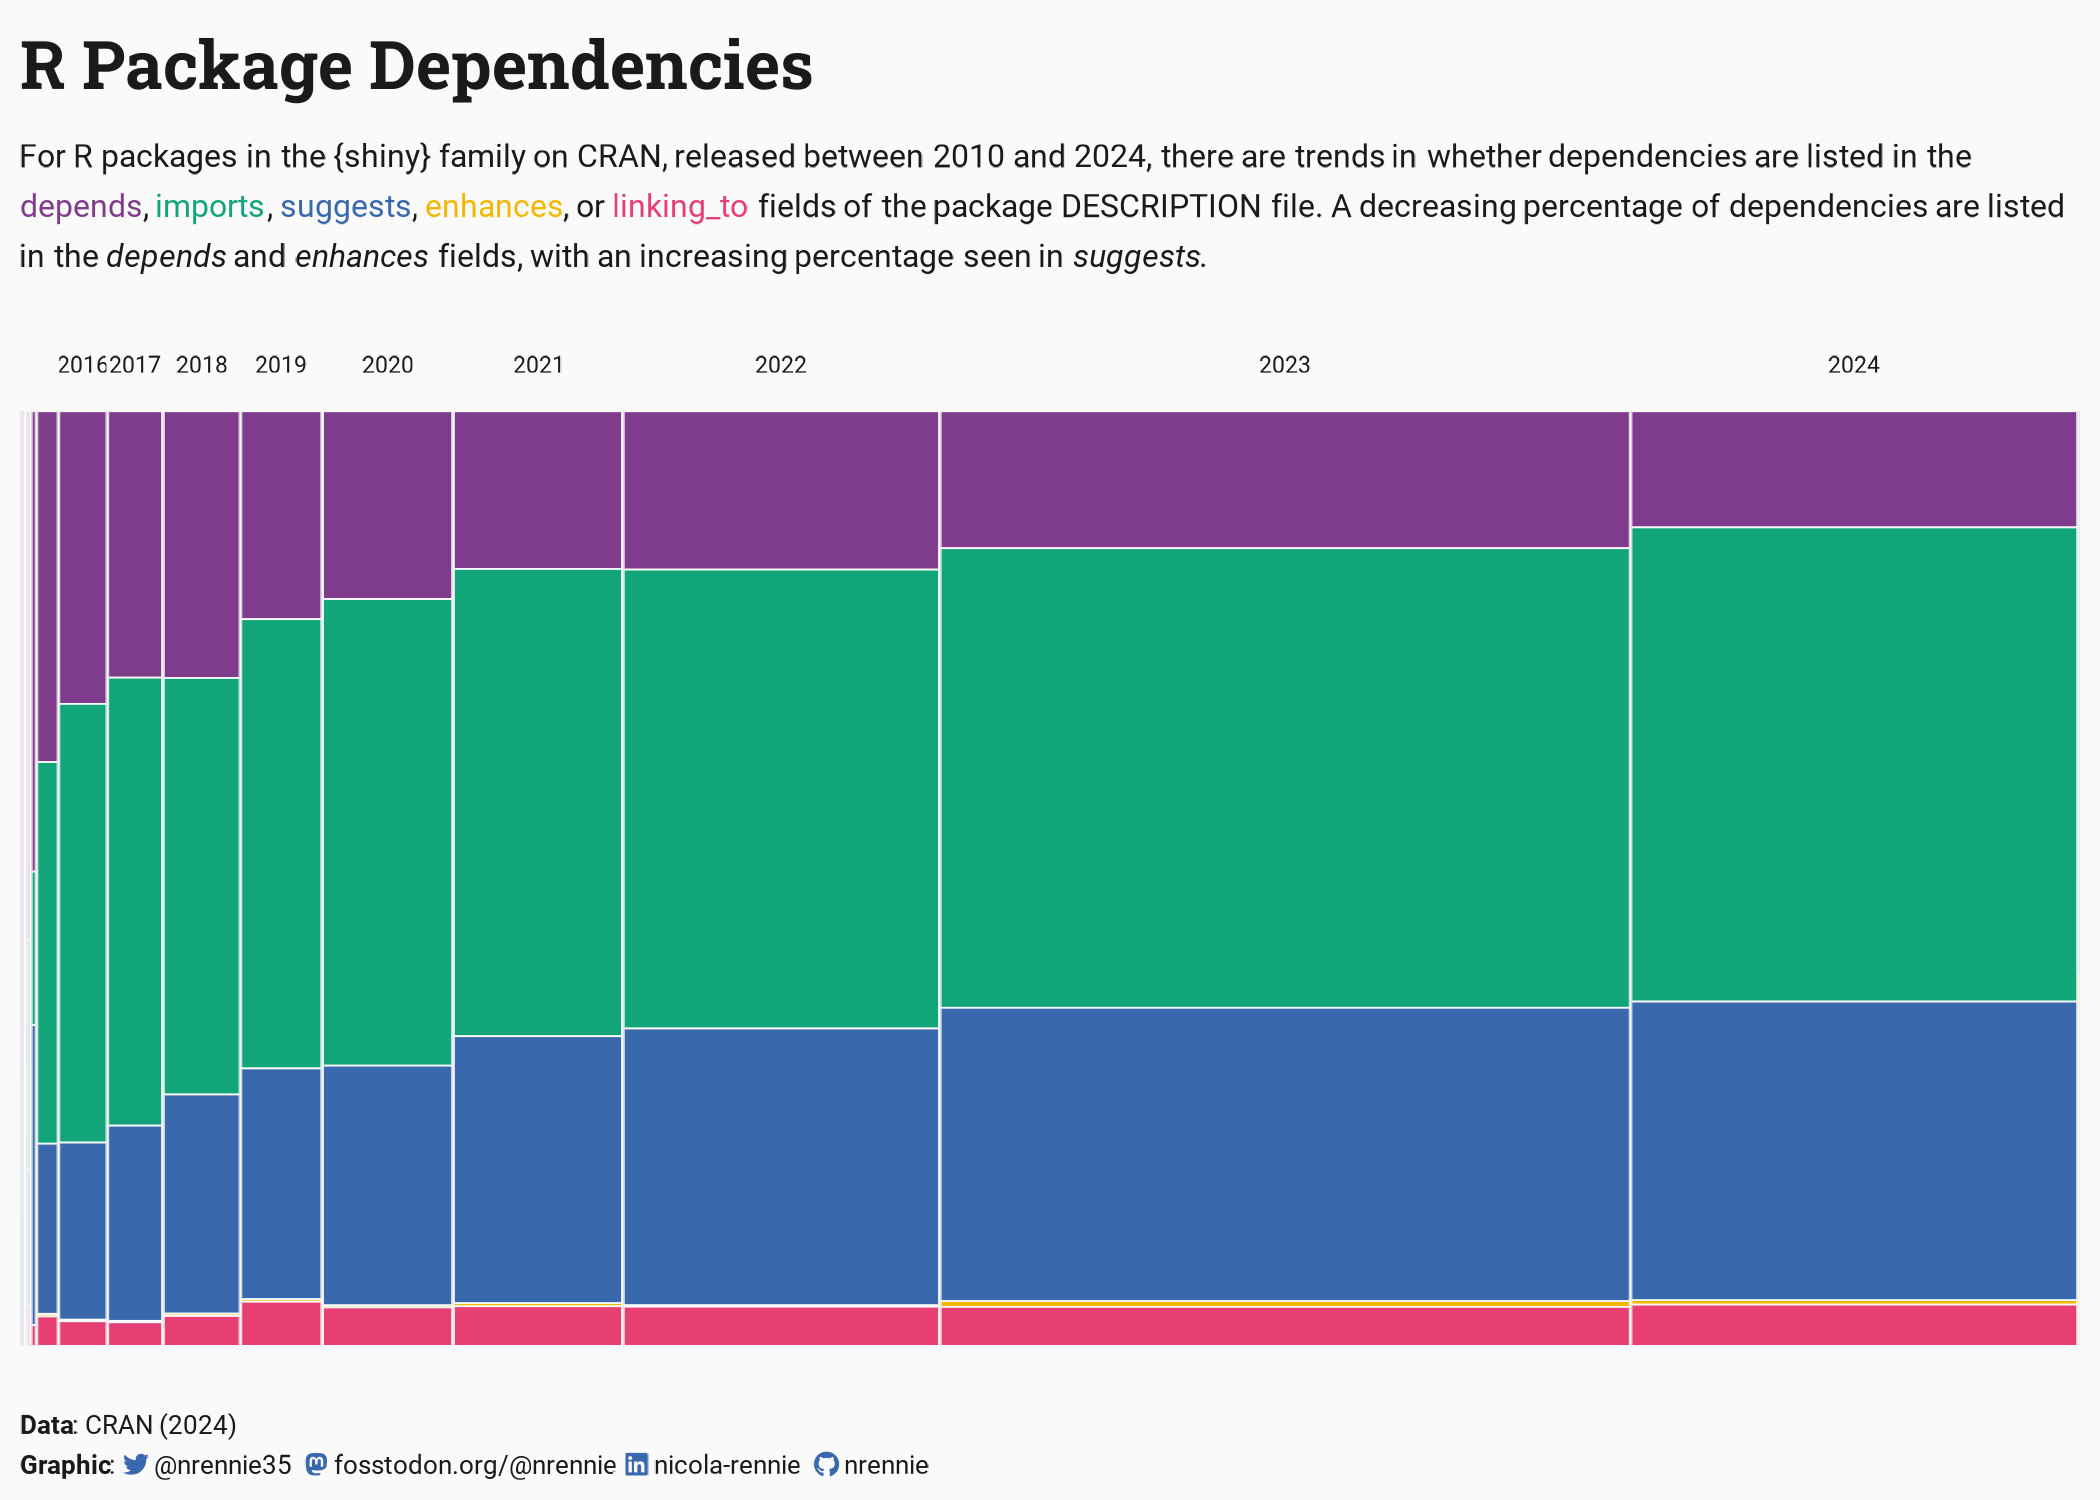

This figure's R source:

# Load packages -----------------------------------------------------------

library(tidyverse)
library(showtext)
library(patchwork)
library(camcorder)
library(ggtext)
library(nrBrand)
library(glue)
library(rcartocolor)
library(snakecase)


# Load data ---------------------------------------------------------------

tuesdata <- tidytuesdayR::tt_load("2024-04-16")
shiny_revdeps <- tuesdata$shiny_revdeps
package_details <- tuesdata$package_details


# Load fonts --------------------------------------------------------------

font_add_google("Roboto", "roboto")
font_add_google("Roboto Slab", "robotoslab")
showtext_auto()


# Define colours ----------------------------------------------------------

bg_col <- "#FAFAFA"
text_col <- "grey10"
col_palette <- carto_pal(6, "Bold")[1:5]
highlight_col <- col_palette[3]

body_font <- "roboto"
title_font <- "robotoslab"


# Data wrangling ----------------------------------------------------------

# Function to get number of dependencies
number_deps <- function(x) {
  if (is.na(x)) {
    return(0)
  } else {
    return(nrow(stringr::str_locate_all(x, ",")[[1]]) + 1)
  }
}

# count dependencies
shiny_pkgs <- package_details |>
  select(Package, Date, Depends, Imports, Suggests, Enhances, LinkingTo) |>
  mutate(Date = year(ymd(Date))) |>
  drop_na(Date) |> 
  filter(Date >= 2010) |>
  pivot_longer(-c(Package, Date), values_to = "pkgs", names_to = "type") |>
  mutate(pkgs = purrr::map_vec(.x = pkgs, .f = ~ number_deps(.x)))

# format
plot_data <- shiny_pkgs |>
  group_by(Date, type) |>
  summarise(count = sum(pkgs)) |>
  mutate(
    date.count = sum(count),
    prop = count / sum(count)
  ) |>
  ungroup() |>
  mutate(Date = factor(Date),
         type = snakecase::to_snake_case(type)) |> 
  mutate(type = factor(type,
                       levels = c(
                         "depends", "imports", "suggests", "enhances", "linking_to"
                       )))

# Start recording ---------------------------------------------------------

gg_record(
  dir = file.path("2024", "2024-04-16", "recording"),
  device = "png",
  width = 7,
  height = 5,
  units = "in",
  dpi = 300
)


# Define text -------------------------------------------------------------

social <- nrBrand::social_caption(
  bg_colour = bg_col,
  icon_colour = highlight_col,
  font_colour = text_col,
  font_family = body_font
)
title <- "R Package Dependencies"
st <- glue::glue("For R packages in the {{shiny}} family on CRAN, released between 2010 and 2024, there are trends in whether 
                 dependencies are listed in the <span style='color:{col_palette[1]}'>depends</span>, 
                 <span style='color:{col_palette[2]}'>imports</span>, 
                 <span style='color:{col_palette[3]}'>suggests</span>, 
                 <span style='color:{col_palette[4]}'>enhances</span>, or 
                 <span style='color:{col_palette[5]}'>linking_to</span> fields 
                 of the package DESCRIPTION file. A decreasing percentage of 
                 dependencies are listed in the *depends* and *enhances* fields, with 
                 an increasing percentage seen in *suggests*.")
cap <- paste0(
  "**Data**: CRAN (2024) <br>**Graphic**: ", social
)



# Plot --------------------------------------------------------------------

ggplot() +
  geom_col(data = plot_data,
           mapping = aes(
             x = Date,
             y = prop,
             width = date.count, fill = type
           ),
           position = "fill", colour = bg_col,
           linewidth = 0.2) +
  geom_text(data = data.frame(Date = factor(2016:2024),
                              y = 1.05),
            mapping = aes(x = Date, y = y, label = Date),
            family = body_font,
            colour = text_col,
            size = 6) +
  facet_grid(~Date, scales = "free_x", space = "free_x") +
  scale_fill_manual(values = col_palette) +
  labs(title = title,
       subtitle = st,
       caption = cap) +
  theme_void(base_size = 24, base_family = body_font) +
  theme(
    legend.position = "none",
    plot.margin = margin(5, 5, 5, 5),
    plot.background = element_rect(fill = bg_col, colour = bg_col),
    panel.background = element_rect(fill = bg_col, colour = bg_col),
    panel.spacing = unit(0.03, "lines"),
    plot.title = element_textbox_simple(
      colour = text_col,
      hjust = 0,
      halign = 0,
      margin = margin(b = 0, t = 5),
      lineheight = 0.5,
      face = "bold",
      size = 50,
      family = title_font
    ),
    plot.subtitle = element_textbox_simple(
      colour = text_col,
      hjust = 0,
      halign = 0,
      margin = margin(b = 10, t = 10),
      lineheight = 0.5,
      family = body_font
    ),
    plot.caption = element_textbox_simple(
      colour = text_col,
      hjust = 0,
      halign = 0,
      margin = margin(b = 0, t = 5),
      lineheight = 0.5,
      family = body_font
    ),
    strip.text = element_blank()
  )


# Save gif ----------------------------------------------------------------

gg_playback(
  name = file.path("2024", "2024-04-16", paste0("20240416", ".gif")),
  first_image_duration = 4,
  last_image_duration = 20,
  frame_duration = .25,
  background = bg_col
)
